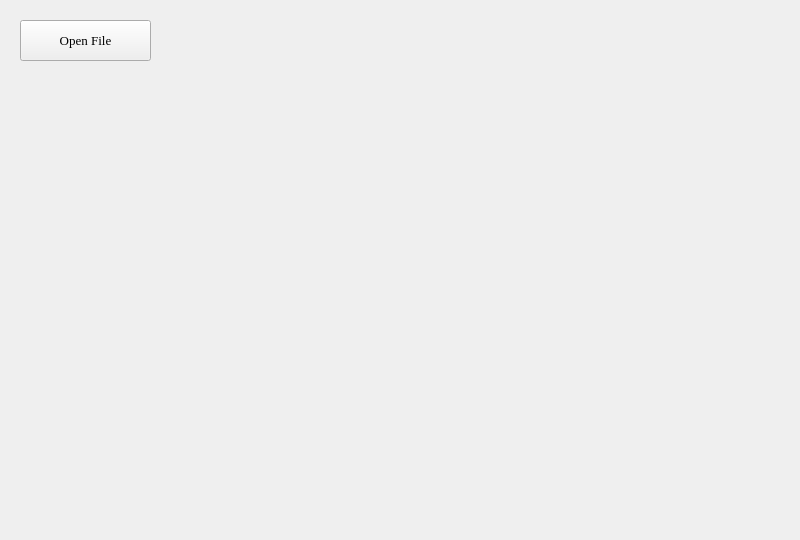
<?xml version="1.0" encoding="UTF-8"?>
<ui version="4.0">
 <class>TomogrammVisualizerClass</class>
 <widget class="QWidget" name="TomogrammVisualizerClass">
  <property name="geometry">
   <rect>
    <x>0</x>
    <y>0</y>
    <width>800</width>
    <height>540</height>
   </rect>
  </property>
  <property name="minimumSize">
   <size>
    <width>800</width>
    <height>540</height>
   </size>
  </property>
  <property name="maximumSize">
   <size>
    <width>800</width>
    <height>540</height>
   </size>
  </property>
  <property name="windowTitle">
   <string>TomogrammVisualizer</string>
  </property>
  <widget class="QPushButton" name="openFile">
   <property name="geometry">
    <rect>
     <x>20</x>
     <y>20</y>
     <width>131</width>
     <height>41</height>
    </rect>
   </property>
   <property name="font">
    <font>
     <family>Times New Roman</family>
     <pointsize>10</pointsize>
     <weight>50</weight>
     <bold>false</bold>
    </font>
   </property>
   <property name="text">
    <string>Open File</string>
   </property>
  </widget>
 </widget>
 <layoutdefault spacing="6" margin="11"/>
 <resources>
  <include location="tomogrammvisualizer.qrc"/>
 </resources>
 <connections>
  <connection>
   <sender>openFile</sender>
   <signal>clicked()</signal>
   <receiver>TomogrammVisualizerClass</receiver>
   <slot>OpenDialogMenu()</slot>
   <hints>
    <hint type="sourcelabel">
     <x>45</x>
     <y>42</y>
    </hint>
    <hint type="destinationlabel">
     <x>135</x>
     <y>87</y>
    </hint>
   </hints>
  </connection>
 </connections>
 <slots>
  <slot>OpenDialogMenu()</slot>
 </slots>
</ui>
